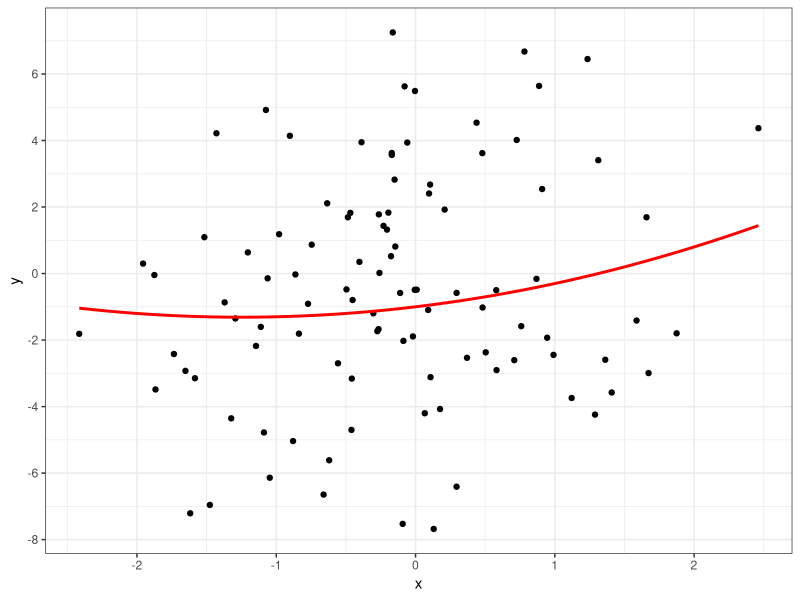
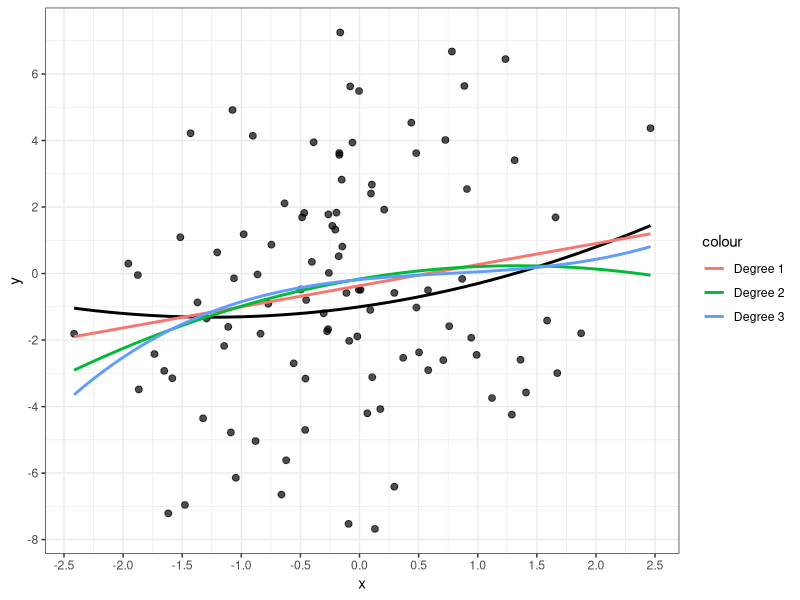
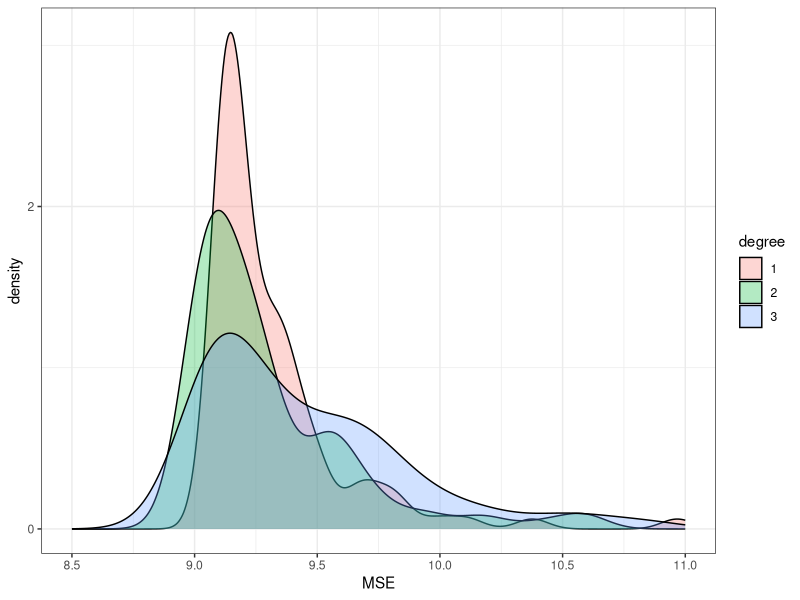

Write R code to recreate these figures, in order.
## ---- chunk 1
3+2
## ---- chunk 2
#| include: false
# Set global configurations and settings here
knitr::opts_chunk$set()                 # set global chunk options
ggplot2::theme_set(ggplot2::theme_bw()) # set ggplot2 theme
## ---- chunk 3
#| message: false
#| warning: false
library(tidyverse) # functions for data manipulation
## ---- chunk 4
# generates random x values
sim_x <- function(n) {
  rnorm(n)
}

# defines function y
f <- function(x) {
  -1 + .5*x + .2*(x^2)
}

# generates y values based on x
sim_y <- function(x, sd) {
  n = length(x)
  f(x) + rnorm(n, sd = sd)
}
## ---- chunk 5
n <-  100
sd <-  3

set.seed(611)

x <- sim_x(n)
y <- sim_y(x, sd = sd)

data_train <- tibble(x,y)
## ---- chunk 6
ggplot(data_train, aes(x,y)) + geom_point() + 
  geom_function(fun = f, color = 'red', linewidth=1) +
  scale_x_continuous(breaks=seq(-2,2, by=1)) +
  scale_y_continuous(breaks=seq(-50,50,by=2))

#ggsave("plot_high_dpi.png", plot = p, dpi = 300)


## ---- chunk 7
# fitting all three models
deg1_model = lm(y~poly(x, degree=1), data=data_train)
deg2_model = lm(y~poly(x, degree=2), data=data_train)
deg3_model = lm(y~poly(x, degree=3), data=data_train)
## ---- chunk 8
ggplot(data_train, aes(x,y)) + geom_point(size=2, alpha=0.7) + 
  geom_function(fun = f, color = 'black', size = 1) +
  stat_smooth(method = "lm", formula = y ~ poly(x, 1), aes(color = "Degree 1"), se = FALSE) + stat_smooth(method = "lm", formula = y ~ poly(x, 2), aes(color = "Degree 2"), se = FALSE) + stat_smooth(method = "lm", formula = y ~ poly(x, 3), aes(color = "Degree 3"), se = FALSE) +
  scale_x_continuous(breaks=seq(-3,3, by=.5)) +
  scale_y_continuous(breaks=seq(-50,50,by=2))  

## ---- chunk 9
n_test <- 10000
set.seed(612)

x_test <- sim_x(n_test)
y_test <- sim_y(x_test, sd=sd)
data_test <- tibble(x=x_test, y=y_test)
## ---- chunk 10
data_test
## ---- chunk 11
#: Function to fit, predict, and evaluate a polynomial regression model

poly_eval <- function(deg, data_train, data_test){

if(deg==0) m = lm(y~1, data=data_train) # intercept only model

else m = lm(y~poly(x, degree=deg), data=data_train) # polynomial
p = length(coef(m)) # number of parameters
#: calculate training MSE
mse_train = mean(m$residuals^2) # training MSE
#: calculate test MSE
yhat = predict(m, data_test) # predictions at test X's
mse_test = mean( (data_test$y - yhat)^2 )# test MSE
#: output a data frame of relevant info
tibble(degree=deg, edf=p, mse_train, mse_test)
}
## ---- chunk 12
poly_eval(deg=1, data_train, data_test)
poly_eval(deg=2, data_train, data_test)
poly_eval(deg=3, data_train, data_test)

## ---- chunk 13

# function that generates yhat values using true function
gen_yhat <- function(data_test) {
  
yhat_list <- vector()

for (i in 1:nrow(data_test)){
  
  yhat <- -1 + .5*data_test$x[i] + .2*(data_test$x[i]^2)
  
  yhat_list[i] <- yhat
}

yhat_list
}

yhat_list <- gen_yhat(data_test)

# get the test MSE
mse_test <- mean((data_test$y - yhat_list)^2)
## ---- chunk 14
mse_test
## ---- chunk 15
set.seed(613)

MSE_deg1 <- vector()
MSE_deg2 <- vector()
MSE_deg3 <- vector()

for (i in 1:100){
  
  n <-  100
  sd <-  3

  x <- sim_x(n)
  y <- sim_y(x, sd = sd)

  data_train <- tibble(x,y)
  
  deg1_model = lm(y~poly(x, degree=1), data=data_train)
  deg2_model = lm(y~poly(x, degree=2), data=data_train)
  deg3_model = lm(y~poly(x, degree=3), data=data_train)
  
  # caculate test MSE
  
  yhat_1 = predict(deg1_model, data_test) # predictions at test X's
  mse_test_deg1 = mean( (data_test$y - yhat_1)^2 )# test MSE
  
  yhat_2 = predict(deg2_model, data_test) # predictions at test X's
  mse_test_deg2 = mean( (data_test$y - yhat_2)^2 )# test MSE

  yhat_3 = predict(deg3_model, data_test) # predictions at test X's
  mse_test_deg3 = mean( (data_test$y - yhat_3)^2 )# test MSE

  MSE_deg1[i] <- mse_test_deg1
  MSE_deg2[i] <- mse_test_deg2
  MSE_deg3[i] <- mse_test_deg3
}

## ---- chunk 16
degree <- c(rep(1, length(MSE_deg1)),rep(2, length(MSE_deg2)),rep(3, length(MSE_deg3)))
                
MSE <- c(MSE_deg1, MSE_deg2, MSE_deg3)
kd_df <- data.frame(degree, MSE)
kd_df$degree <- as.factor(kd_df$degree)

## ---- chunk 17
ggplot(kd_df, aes(x=MSE, fill=degree)) +
  geom_density(alpha=0.3) +
  scale_x_continuous(breaks=seq(7,11, by=.5), limits = c(8.5, 11)) +
  scale_y_continuous(breaks=seq(0,50,by=2))
## ---- chunk 18
set.seed(613)

count_best_model1 <- 0
count_best_model2 <- 0
count_best_model3 <- 0

MSE_deg1 <- vector()
MSE_deg2 <- vector()
MSE_deg3 <- vector()

for (i in 1:100){
  
  n <-  100
  sd <-  3

  x <- sim_x(n)
  y <- sim_y(x, sd = sd)

  data_train <- tibble(x,y)
  
  deg1_model = lm(y~poly(x, degree=1), data=data_train)
  deg2_model = lm(y~poly(x, degree=2), data=data_train)
  deg3_model = lm(y~poly(x, degree=3), data=data_train)
  
  # caculate test MSE
  
  yhat_1 = predict(deg1_model, data_test) # predictions at test X's
  mse_test_deg1 = mean( (data_test$y - yhat_1)^2 )# test MSE
  
  yhat_2 = predict(deg2_model, data_test) # predictions at test X's
  mse_test_deg2 = mean( (data_test$y - yhat_2)^2 )# test MSE

  yhat_3 = predict(deg3_model, data_test) # predictions at test X's
  mse_test_deg3 = mean( (data_test$y - yhat_3)^2 )# test MSE
  
  if (mse_test_deg1 < mse_test_deg2 & mse_test_deg1 < mse_test_deg3){
    count_best_model1 <- count_best_model1 + 1
  }
  
  else if (mse_test_deg2 < mse_test_deg1 & mse_test_deg2 < mse_test_deg3){
    count_best_model2 <- count_best_model2 + 1
  }
  else if (mse_test_deg3 < mse_test_deg1 & mse_test_deg3 < mse_test_deg2){
    count_best_model3 <- count_best_model3 + 1
  }

  MSE_deg1[i] <- mse_test_deg1
  MSE_deg2[i] <- mse_test_deg2
  MSE_deg3[i] <- mse_test_deg3
  
}
## ---- chunk 19
model_degree <- c(1, 2, 3)
frequency_best_model <- c(count_best_model1, count_best_model2, count_best_model3)
model_compare_df <- data.frame(model_degree, frequency_best_model)
model_compare_df
## ---- chunk 20

f_function <- function(n, sd, data_test) {
  
  set.seed(613)

  count_best_model1 <- 0
  count_best_model2 <- 0
  count_best_model3 <- 0

  MSE_deg1 <- vector()
  MSE_deg2 <- vector()
  MSE_deg3 <- vector()

  for (i in 1:100){
    
    n <-  n
    sd <-  sd

    x <- sim_x(n)
    y <- sim_y(x, sd = sd)
  
    data_train <- tibble(x,y)
    
    deg1_model = lm(y~poly(x, degree=1), data=data_train)
    deg2_model = lm(y~poly(x, degree=2), data=data_train)
    deg3_model = lm(y~poly(x, degree=3), data=data_train)
    
    # caculate test MSE
    
    yhat_1 = predict(deg1_model, data_test) # predictions at test X's
    mse_test_deg1 = mean( (data_test$y - yhat_1)^2 )# test MSE
    
    yhat_2 = predict(deg2_model, data_test) # predictions at test X's
    mse_test_deg2 = mean( (data_test$y - yhat_2)^2 )# test MSE
  
    yhat_3 = predict(deg3_model, data_test) # predictions at test X's
    mse_test_deg3 = mean( (data_test$y - yhat_3)^2 )# test MSE
    
    if (mse_test_deg1 < mse_test_deg2 & mse_test_deg1 < mse_test_deg3){
    count_best_model1 <- count_best_model1 + 1
  }
  
    else if (mse_test_deg2 < mse_test_deg1 & mse_test_deg2 < mse_test_deg3){
    count_best_model2 <- count_best_model2 + 1
  }
    else if (mse_test_deg3 < mse_test_deg1 & mse_test_deg3 < mse_test_deg2){
    count_best_model3 <- count_best_model3 + 1
  }
  
    MSE_deg1[i] <- mse_test_deg1
    MSE_deg2[i] <- mse_test_deg2
    MSE_deg3[i] <- mse_test_deg3
  }

  model_degree <- c(1, 2, 3)
  frequency_best_model <- c(count_best_model1, count_best_model2, count_best_model3)
  model_compare_df <- data.frame(model_degree, frequency_best_model)
  model_compare_df
}


## ---- chunk 21
set.seed(612)
n_test <- 10000

sd <- 2
x_test <- sim_x(n_test)
y_test <- sim_y(x_test, sd=sd)
data_test_new <- tibble(x=x_test, y=y_test)


f_function(100, 2, data_test_new)
## ---- chunk 22
set.seed(612)
n_test <- 10000

sd <- 4
x_test <- sim_x(n_test)
y_test <- sim_y(x_test, sd=sd)
data_test_new1 <- tibble(x=x_test, y=y_test)


f_function(300, 4, data_test_new1)
